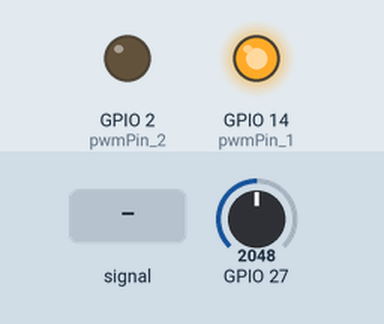
This sketch was run on a simulated ESP32. On the bench: output pins drawn as LEDs (lit = HIGH). Inputs (shaded band) come from the test bench; at power-on: GPIO 27 = 2048. What the sketch prints to the serial monitor is not drawn.

Above: at 1.2 s.
1.3 s: GPIO 27 fed a 2 Hz sine of ±1228 counts around its level
At 1.51 s:
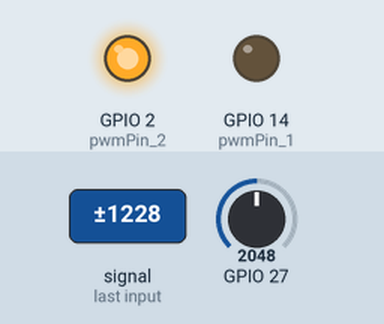
4.3 s: GPIO 27 set to 1228
At 5.2 s:
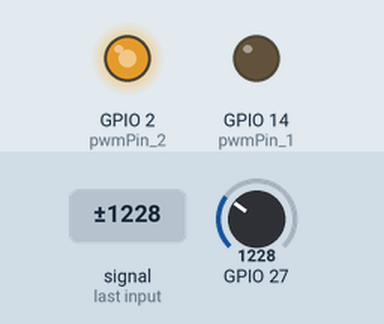
5.9 s: GPIO 27 fed a 200 Hz sine of ±327 counts around its level
At 6.11 s:
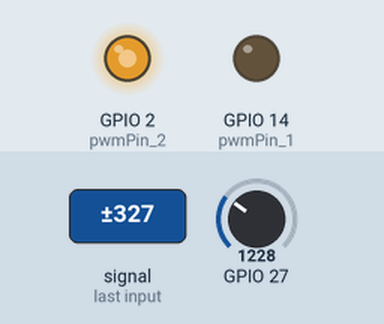
8.9 s: GPIO 27 set to 2047
At 9.02 s:
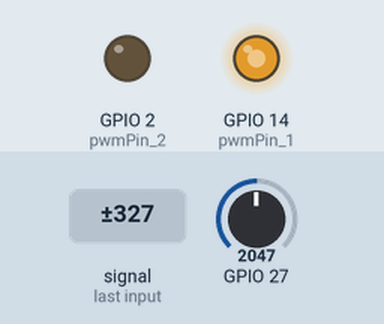
10.5 s: GPIO 27 set to 3283
12.0 s: GPIO 27 set to 3396
At 13.2 s:
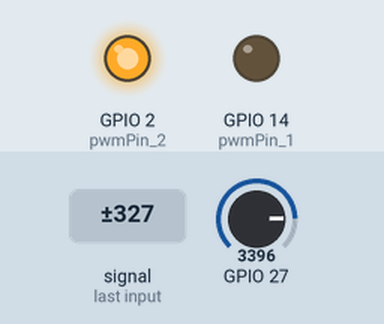
Timing chart, 0 to 14.6 s (numbered marks = the images above; inputs shaded):
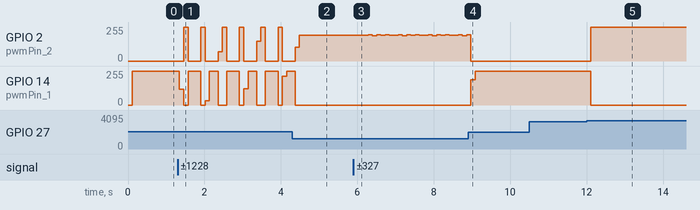

The sketch:

pid_peltier_esp32.ino
```cpp
/*ペルチェ素子をPID制御で温度を一定に保つためのプロジェクト*/

/*サーミスタの入力ピン*/
#define TEMP_1_VOLT 27

/*温度計算のための変数定義*/
#define  OUT_OF_MEASUREMENT_RANGE -1
int data_count = 1000;
double data_total ;
double time_data = 0;
double data_ave;
double Vref = 3.3;
double calib_volt;
double resistance = 10.0;
double temp_resistance;
double temp;

/*温度計測値*/
double temp_1;

/*ESP32のPWM制御のための変数定義*/
#include"esp32-hal-ledc.h"
/*PWM制御のためのセットアップ定数*/
#define pwmPin_1 14
#define pwmPin_2 2
const int pwmChannel_1 = 0;
const int pwmChannel_2 = 1;/*pwmの識別チャンネル(任意の値で構わない)*/
const int freq = 12800; /*周波数*/
const int resultion = 8; /*分解能*/

/*PIDパラメータの設定*/
double kp = 30.00;
double ki = 0;
double kd = 0.1;
double targetTemp = 15.00;
unsigned long currentTime, previousTime;
double elapsedTime;
double error;
double lastError;
double cumError, rateError;
double pwmOut;
int pwm = 0;


void setup() {
  Serial.begin(115200);
  pinMode(pwmPin_1, OUTPUT);
  ledcSetup(pwmChannel_1, freq, resultion);
  ledcAttachPin(pwmPin_1, pwmChannel_1);
  pinMode(pwmPin_2, OUTPUT);
  ledcSetup(pwmChannel_2, freq, resultion);
  ledcAttachPin(pwmPin_2, pwmChannel_2);
}

void loop() {
  time_data = micros() / 1000000.00;
  /*温度計測*/
  temp_1 = temp_calc(TEMP_1_VOLT);

  Serial.print("温度");
  Serial.print(temp_1);
  /*PWM制御*/
  pwmOut = biologicalTempControl(temp_1);
  if (pwmOut > 0) {
    ledcWrite(pwmChannel_1, 0);
    ledcWrite(pwmChannel_2, pwmOut);
    //ledcWrite(pwmChannel_2, 0);
  }
  //  else if (temp_3 > 37) {
  //    ledcWrite(pwmChannel_1, 255);
  //    ledcWrite(pwmChannel_2, 0);
  //  }
  else {
    ledcWrite(pwmChannel_1, abs(pwmOut));
    ledcWrite(pwmChannel_2, 0);
  }
}

/*取得したデータを温度を算出する関数*/
double temp_calc(int pin_num) {
  data_total = 0.0;
  for (int i = 0; i < data_count; i++) {
    data_total += analogRead(pin_num);
  }

  /*adc値の平均の計算*/
  data_ave = data_total / data_count;

  /*adc値を電圧値とキャリブレーションをした値に変換する*/
  calib_volt = (0.9982 * data_ave * Vref / 4096) + 0.1245;

  /*電圧の出力*/
  if (0.2 < calib_volt && calib_volt <= 2.8) {
    calib_volt = (0.9982 * data_ave * Vref / 4096) + 0.1245;
  } else if (calib_volt > 2.8) {
    return OUT_OF_MEASUREMENT_RANGE;
  } else {
    return OUT_OF_MEASUREMENT_RANGE;
  }

  /*出力された電圧値からサーミスタの抵抗値を算出*/
  temp_resistance = ( Vref * resistance - resistance * calib_volt ) / calib_volt;
  //  Serial.println(temp_resistance);

  /*サーミスタの温度特性値から抵抗値と固定抵抗(resistance)の値から温度の算出*/
  temp =  (1 / ((log(temp_resistance / resistance)) / 3435.0 + 1 / (25.0 + 273.15))) - 273.15 ;

  /*温度の出力*/
  return temp;
}

/*PID制御のための関数*/
double biologicalTempControl(double currentTemp) {
  currentTime = millis();

  elapsedTime = currentTime - previousTime;
  error = targetTemp - currentTemp;

  cumError += error * elapsedTime;
  rateError = (error - lastError) / elapsedTime;

  double out = kp * error + ki * cumError + kd * rateError;

  lastError = error;
  previousTime = currentTime;

  out = constrain(out, -255, 255);
  return out;
}
```

Measured:
- the behaviour switches between 3326 and 3327 on GPIO 27 (found by bisection; images 4 and 5)
- after the input at 1.3 s, GPIO 2 (pwmPin_2): 0/255 → 255/255 after 0.16 s, → 0/255 0.11 s later, → 255/255 0.34 s later, → 0/255 0.11 s later, … (14 changes in this stretch); GPIO 14 (pwmPin_1): 255/255 → 120/255 after 0.05 s, → 0/255 0.11 s later, → 255/255 0.11 s later, → 0/255 0.34 s later, … (16 changes in this stretch)
- after the input at 4.3 s, GPIO 14 (pwmPin_1): goes on until 4.4 s, then stays 0/255
- after the input at 5.9 s, GPIO 2 (pwmPin_2): 195/255 → 193/255 at once, then repeats every 0.79 s: 195/255 0.11 s, 193/255 0.11 s, 198/255 0.11 s, 191/255 0.11 s, 198/255 0.11 s, 192/255 0.11 s, 196/255 0.11 s
- after the input at 8.9 s, GPIO 14 (pwmPin_1): 0/255 → 190/255 after 0.07 s, → 255/255 0.11 s later
- after the input at 10.5 s, every drawn part: stays the same
- after the input at 12.0 s, GPIO 2 (pwmPin_2): 0/255 → 255/255 after 0.11 s; GPIO 14 (pwmPin_1): 255/255 → 0/255 after 0.11 s
